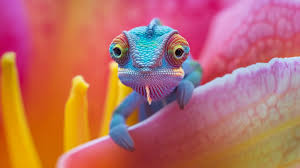
#> input picture download.jfif, 300 x 168 px
$ jupyter execute --allow-errors Untitled.ipynb
#> lines starting #> are read from the running program, lines starting #| are printed output that depends on the picture
[cell 1]
import numpy as np
import pandas as pd

[cell 2]
a = 5 # scaler
a = [1, 2, 3,] # vector
a = [[1, 2, 3], [4, 5, 6,]] # matrix
a = [[[1], [2], [3]], [[4], [5], [6], [5, 6, 9 ],]] # 3darray
a

[cell 3]
# ar = np.ndarray([5, 3, 2, 3])
# ar

#> (a cell that did not finish here is left out)

[cell 5]
df = pd.DataFrame({
    "Name": ['Yazeed', "Dema",],
    "Age": [50, 20.5]
})
df

[cell 6]
df.info()

[cell 7]
ar = np.ndarray([3, 3])
ax = np.ndarray([3, 3])

ar, ax

[cell 8]
z = []
#> (the rest of this cell did not finish here and is left out)

[cell 9]
ar + ax # SIMD # fastest on singular processing level

[cell 10]
# Object - Raw Data
# List - Array # single data type # array doesn't work on scaler level

[cell 11]
ax = np.ndarray([1])
ax

[cell 12]
import cv2

[cell 13]
img = cv2.imread('download.jfif')
#> img is the input picture: shape (168, 300, 3); mean B, G, R 101.2, 108.7, 185.6
img

[cell 14]
type(img)

[cell 15]
img.shape
#> Out = (168, 300, 3)

[cell 16]
cv2.imshow("image", img[::-1])
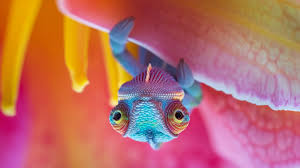
#> window 'image': shape (168, 300, 3); mean B, G, R 101.2, 108.7, 185.6
cv2.waitKey(0)
